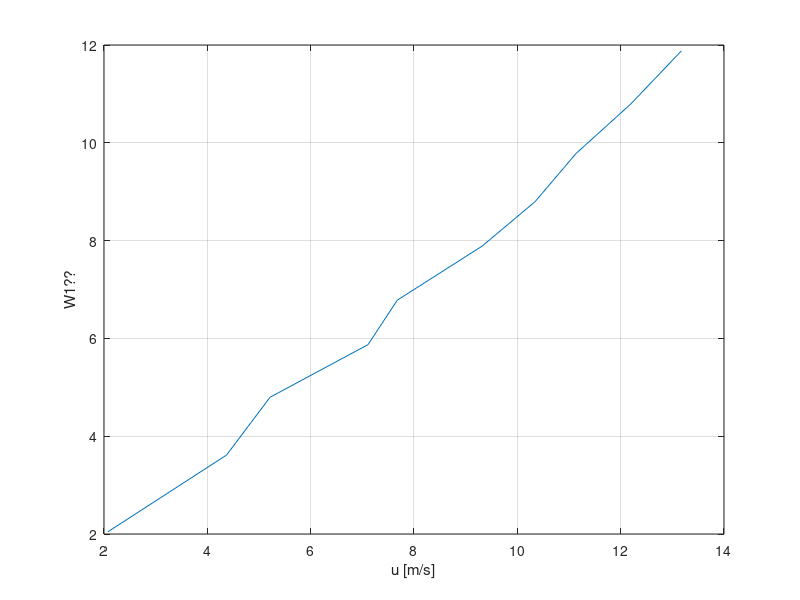
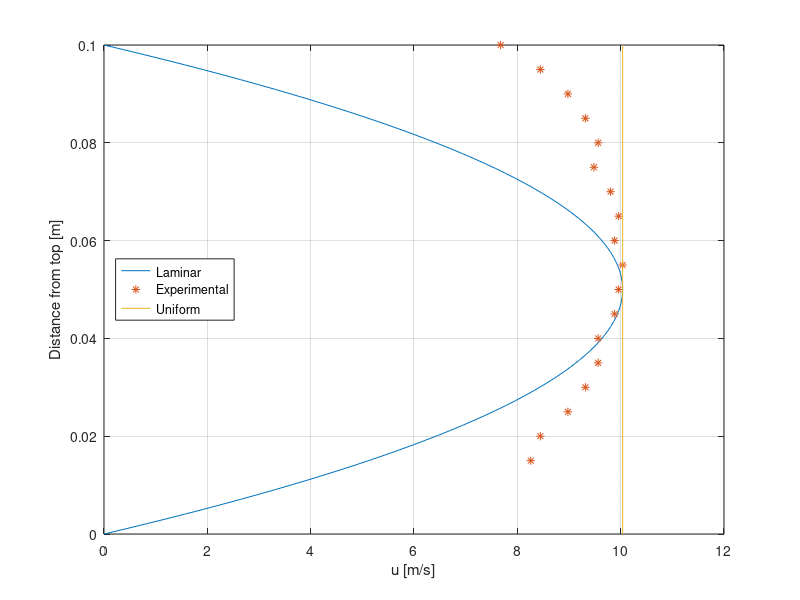
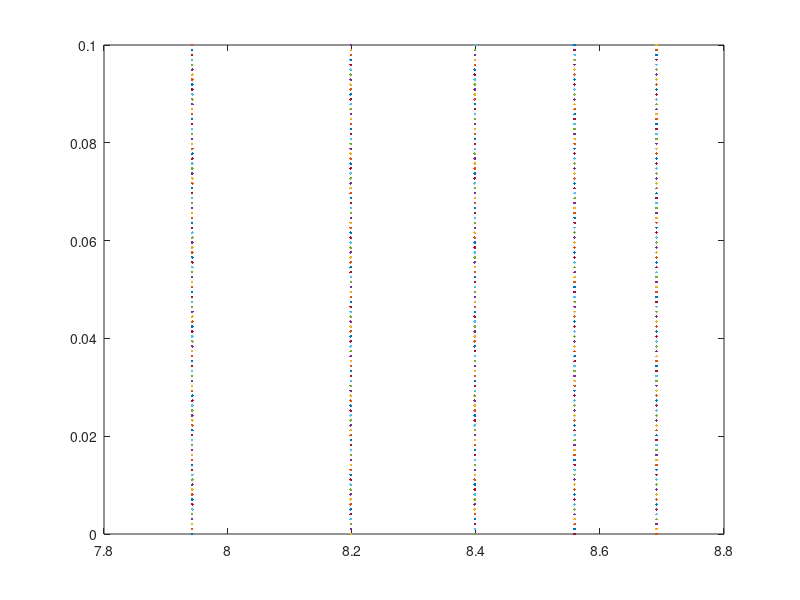
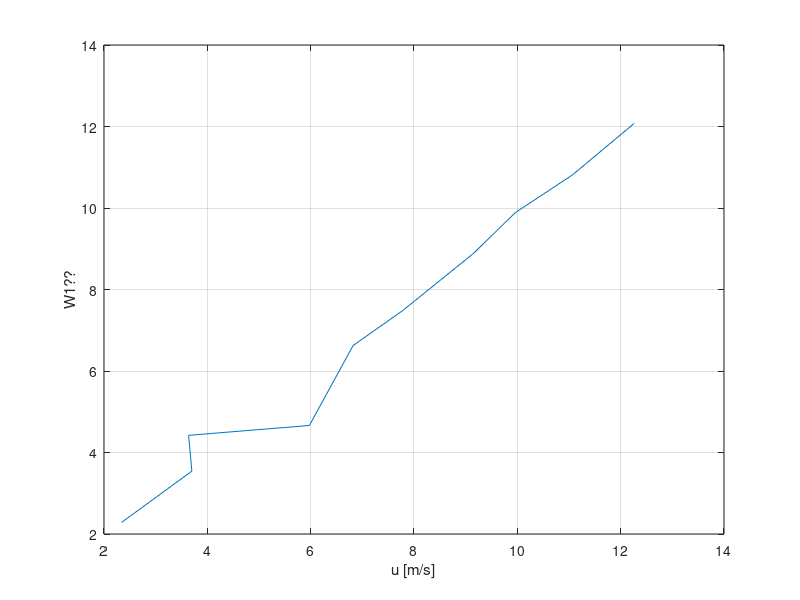

Write MATLAB code to recreate these figures, in order.
%Just adding a comment to see that git works the way I think
%I THINK IT WORKS!!

% this is the first (very wrong one) that we did
% u = [0, 10, 20, 30, 40, 50, 60];
% volt = [-108e-3, -.107e-3, -51e-3, 0.01, 0.32, 0.52, 0.81] ;%mV
clear 
close all 


%calibration
% Voltage from pitot tube at atm pressure, not sure why I called it U...
atmU = mean([-110.3, -109.9, -110.409, -110.362, -110.895, -110.484])*1e-3;
c2 = 98.8;
c1 = -c2*atmU;

% constants
rho = 1.2754;
A1 = pi*(.1/2)^2;
A2 = pi*(.05/2)^2;


% Task 1
%-------------------------------------------------------------
%-------------------------------------------------------------

u_fan = [20, 25, 30, 35, 40, 45, 50, 55, 60, 65]; %Unitless, speed of fan
pitot = [-82.6e-3, 13e-3, 65e-3, .216, .27, .45, .58, .69, .85, 1.01]; %Volts
Pdiff = [40, -590+715, 760-540, 820-490, 870-430, 950-355, 1020-280,1100-185, 1210-95, 1325+25]; %Pascal ?

Pdiff_pitot = c1+c2*pitot;

%Calc w1 and u for task 1
w1 = sqrt(2*Pdiff/rho)*A2/sqrt(A1^2-A2^2);
u = sqrt(2*Pdiff_pitot/rho);

% close all 
figure
plot(u,w1)
hold on 
grid on 
xlabel('u [m/s]')
ylabel('W1??')




%% Task 2
%-------------------------------------------------------------
%-------------------------------------------------------------
close all
dist = [15, 20, 25, 30, 35, 40, 45, 50, 55, 60, 65, 70, 75, 80, 85, 90, 95, 100]*1e-3; %Distance from top of tube in m
volt2 = [.33, .35, .41, .45, .48, .48, .52, .53, .54, .52, .53, .51, .47, .48, .45, .41, .35, .27]; %Volt from pitot tube


Pdiff_pitot = c1+c2*volt2;
u = sqrt(2*Pdiff_pitot/rho);

% figure
% plot(dist,u,'*')
% hold on
% grid on 
% xlabel('Distance from top [m]')
% ylabel('Speed of air [m/s]')

% extra measurement in the middle of the tube to see if it was really asymmetric
dist_middle = 50e-3;
volt_middle = mean([56.7, 62.1,53.0,51.8,43.5, 49.7])*1e-2;
% plot(dist_middle,volt_middle,'r*')
% uniform flow
% plot(dist,ones(1,length(dist))*max(u))
% plot laminar flow here as well (otto or johannes has theoretiucal solution?)
r = linspace(-dist_middle,dist_middle,100);
dist2 = linspace(0,0.1,100);




% Ur = @(k) 1*max(u)*(1-((r-.0075)/(0.5*max(dist))).^2).^(1/k);
% 
% figure;
% for i = 4:10
%     plot(Ur(i),dist2);
%     hold on
% end
% plot(u,dist,'*')
% plot(ones(1,length(dist2))*max(u),dist2)
% grid on 
% xlabel('u [m/s]')
% ylabel('Distance from top [m]')
% xlim([0,11])
% ylim([.01,.1])
% 

r2 = linspace(0,dist_middle,100);
Ur2 = @(k) max(u)*(1-((r2)/(0.5*max(dist)))).^(1/k);

figure(99);
for i = 6:15
    plot(Ur2(i),r2);%+0.005);
    hold on
end
plot(u(1:18),dist-dist_middle,'*')
% plot(ones(1,length(dist2))*max(u),dist2)%-.05)
grid on 
xlabel('u [m/s]')
ylabel('Distance from top [m]')

% figure 
for i = 6:10
    plot(Ur2(i),-r2);%+0.005);
    hold on
end
% set(gca, 'YDir','reverse')


r3 = linspace(-dist_middle,dist_middle,100);
Ur3 = @(k) max(u)*(1-((r3)/(0.5*max(dist))).^2).^(1/k);
% With laminar comparison
figure
plot(Ur3(1),dist2)
hold on 
grid on 
plot(u,dist,'*')
plot(ones(1,length(dist2))*max(u),dist2)%-.05)
grid on 
xlabel('u [m/s]')
ylabel('Distance from top [m]')
legend('Laminar', 'Experimental', 'Uniform','Location','west')

%% 
U_max = max(u);
Ur3 =@(n) U_max*2*n.^2/(2*n^2+3*n+1);

figure();
for i = 6:10
    plot(Ur3(i),dist2);
    hold on
end



%% Task 3 , redo task 1 with pitot tube in the back
%-------------------------------------------------------------
%-------------------------------------------------------------
u_fan2 = [20, 25, 30, 35, 40, 45, 50, 55, 60, 65]; %Unitless, speed of fan
Pdiff2 = [675-625, 710-590, 740-553, 705-497, 860-440, 915-380, 1025-270, 1115-180, 1205-87, 1345+50]; %Pascal ? 
pitot2 = [-.075, -.022, -.025, .12, .19, .28, .43, .53, .68, .86]; % Volt



Pdiff_pitot2 = c1+c2*pitot2;

%same calculations as task 1 (literally copy-pasted)
w1_2 = sqrt(2*Pdiff2/rho)*A2/sqrt(A1^2-A2^2);
u2 = sqrt(2*Pdiff_pitot2/rho);



% close all 
figure
plot(u2,w1_2)
hold on 
grid on 
xlabel('u [m/s]')
ylabel('W1??')